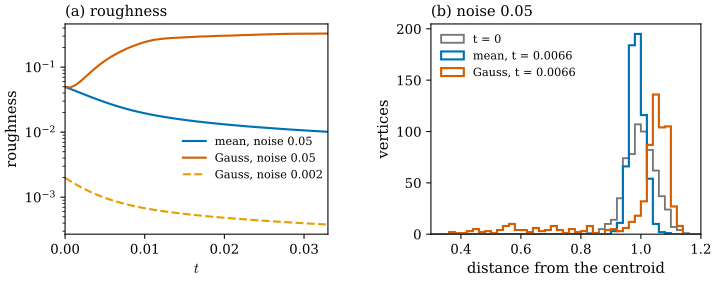

This figure's Python source:
"""Figure 41.5.3: mean curvature flow smooths a noisy sphere, Gauss curvature flow roughens it.

The noisy sphere of Section 42.6: icosphere(3) with every vertex scaled by 1 + 0.05 N(0, 1) (seed 5); 373 of its 642
vertices have a negative angle defect. A second mesh uses 1 + 0.002 N(0, 1) (same seed; every angle defect positive).
Explicit flows x_i' = (L x)_i / A_i and x_i' = -(K N)_i / A_i with h = 0.1 x (2 / lambda_max of the starting mesh), up
to t = 0.033. (a) roughness (standard deviation / mean of the distance to the centroid) against t, log scale;
(b) histograms of the distances of the 642 vertices from the centroid: the noisy sphere (noise 0.05) and the two
flows after 10 steps (t = 0.0066).

Run: PYTHONPATH=tools python3 chapters/41-discrete-curvature-variational/figures/fig-41-5-3-noisy-sphere.py
"""
import sys
from pathlib import Path

import numpy as np

sys.path.insert(0, str(Path(__file__).resolve().parents[1] / "lib"))
import dgfig  # noqa: E402
dgfig.setup()
import matplotlib.pyplot as plt  # noqa: E402

import dgmesh as dm  # noqa: E402
import ddg41  # noqa: E402

C = dgfig.COLORS
T = 0.033
runs = {}
snap = {}
for amp in (0.05, 0.002):
    Vn, F = ddg41.noisy_sphere(3, amp, 5)
    if amp == 0.05:
        assert np.sum(dm.angle_defect(Vn, F) < 0) == 373
    else:
        assert np.all(dm.angle_defect(Vn, F) > 0)
    h = 0.1 * 2 / ddg41.largest_eigenvalue(Vn, F)
    steps = int(np.ceil(T / h))
    for name, vel in (("mean", ddg41.mcf_velocity), ("gauss", ddg41.gcf_velocity)):
        rec = []

        def record(k, V):
            rec.append((k * h, ddg41.roughness(V)))
            if amp == 0.05 and k == 10:
                snap[name] = V.copy()
        ddg41.explicit_flow(Vn, F, vel, h, steps, record=record)
        runs[(amp, name)] = np.array(rec)
m5, g5, g2 = runs[(0.05, "mean")], runs[(0.05, "gauss")], runs[(0.002, "gauss")]
assert m5[-1, 1] < 0.011 and g5[-1, 1] > 0.3 and g2[-1, 1] < 0.0005
assert np.all(np.diff(m5[:, 1]) < 0)

fig = plt.figure(figsize=(7.4, 3.0))
ax = fig.add_axes([0.085, 0.17, 0.37, 0.73])
ax.semilogy(m5[:, 0], m5[:, 1], color=C["tangent"], lw=1.6, label="mean, noise 0.05")
ax.semilogy(g5[:, 0], g5[:, 1], color=C["normal"], lw=1.6, label="Gauss, noise 0.05")
ax.semilogy(g2[:, 0], g2[:, 1], color=C["accent"], lw=1.6, ls="--", label="Gauss, noise 0.002")
ax.set_xlabel(r"$t$")
ax.set_ylabel("roughness")
ax.set_xlim(0, T)
ax.set_xticks([0, 0.01, 0.02, 0.03])
ax.set_title("(a) roughness", loc="left", fontsize=11)
ax.legend(fontsize=8.5, frameon=False, loc="center right", bbox_to_anchor=(1.02, 0.36))

V0, F = ddg41.noisy_sphere(3, 0.05, 5)
ax2 = fig.add_axes([0.6, 0.17, 0.38, 0.73])
dist = {key: np.linalg.norm(X - X.mean(0), axis=1) for key, X in (("start", V0), ("mean", snap["mean"]), ("gauss", snap["gauss"]))}
bins = np.linspace(0.3, 1.2, 46)
ax2.hist(dist["start"], bins, histtype="step", color=C["aux"], lw=1.4, label="t = 0")
ax2.hist(dist["mean"], bins, histtype="step", color=C["tangent"], lw=1.6, label="mean, t = 0.0066")
ax2.hist(dist["gauss"], bins, histtype="step", color=C["normal"], lw=1.6, label="Gauss, t = 0.0066")
ax2.set_xlabel("distance from the centroid")
ax2.set_ylabel("vertices")
ax2.set_xlim(0.3, 1.2)
ax2.set_title("(b) noise 0.05", loc="left", fontsize=11)
ax2.legend(fontsize=8.5, frameon=False, loc="upper left")
dgfig.save(fig, __file__)
print("h (0.05)", T, "rough mean", m5[[0, 10, -1], 1], "gauss", g5[[0, 10, -1], 1], "gauss 0.002", g2[[0, -1], 1],
      "t at step 10", g5[10, 0], "ranges", {k: (round(v.min(), 3), round(v.max(), 3)) for k, v in dist.items()})
